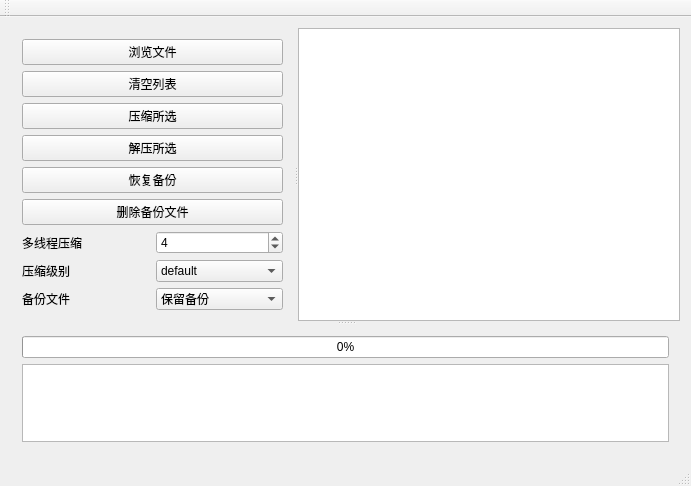
<?xml version="1.0" encoding="UTF-8"?>
<ui version="4.0">
 <class>MainWindow</class>
 <widget class="QMainWindow" name="MainWindow">
  <property name="geometry">
   <rect>
    <x>0</x>
    <y>0</y>
    <width>691</width>
    <height>486</height>
   </rect>
  </property>
  <property name="windowTitle">
   <string>MainWindow</string>
  </property>
  <widget class="QWidget" name="centralWidget">
   <layout class="QGridLayout" name="gridLayout">
    <item row="0" column="0">
     <widget class="QSplitter" name="splitter_2">
      <property name="orientation">
       <enum>Qt::Vertical</enum>
      </property>
      <widget class="QSplitter" name="splitter">
       <property name="orientation">
        <enum>Qt::Horizontal</enum>
       </property>
       <widget class="QWidget" name="layoutWidget">
        <layout class="QVBoxLayout" name="verticalLayout_2">
         <item>
          <widget class="QPushButton" name="btnBrowser">
           <property name="text">
            <string>浏览文件</string>
           </property>
          </widget>
         </item>
         <item>
          <widget class="QPushButton" name="btnClearLst">
           <property name="text">
            <string>清空列表</string>
           </property>
          </widget>
         </item>
         <item>
          <widget class="QPushButton" name="btnCpsSlt">
           <property name="text">
            <string>压缩所选</string>
           </property>
          </widget>
         </item>
         <item>
          <widget class="QPushButton" name="btnDecompress">
           <property name="text">
            <string>解压所选</string>
           </property>
          </widget>
         </item>
         <item>
          <widget class="QPushButton" name="btnRecover">
           <property name="text">
            <string>恢复备份</string>
           </property>
          </widget>
         </item>
         <item>
          <widget class="QPushButton" name="btnDeleteBackup">
           <property name="text">
            <string>删除备份文件</string>
           </property>
          </widget>
         </item>
         <item>
          <spacer name="verticalSpacer">
           <property name="orientation">
            <enum>Qt::Vertical</enum>
           </property>
           <property name="sizeHint" stdset="0">
            <size>
             <width>20</width>
             <height>40</height>
            </size>
           </property>
          </spacer>
         </item>
         <item>
          <layout class="QHBoxLayout" name="horizontalLayout_3">
           <item>
            <widget class="QLabel" name="label_3">
             <property name="text">
              <string>多线程压缩</string>
             </property>
            </widget>
           </item>
           <item>
            <widget class="QSpinBox" name="spbMultiThread">
             <property name="value">
              <number>4</number>
             </property>
            </widget>
           </item>
          </layout>
         </item>
         <item>
          <layout class="QHBoxLayout" name="horizontalLayout">
           <item>
            <widget class="QLabel" name="label">
             <property name="text">
              <string>压缩级别</string>
             </property>
            </widget>
           </item>
           <item>
            <widget class="QComboBox" name="cbbSpeed">
             <property name="currentText">
              <string>default</string>
             </property>
             <item>
              <property name="text">
               <string>default</string>
              </property>
             </item>
             <item>
              <property name="text">
               <string>1(速度最快)</string>
              </property>
             </item>
             <item>
              <property name="text">
               <string>2</string>
              </property>
             </item>
             <item>
              <property name="text">
               <string>3</string>
              </property>
             </item>
             <item>
              <property name="text">
               <string>4</string>
              </property>
             </item>
             <item>
              <property name="text">
               <string>5</string>
              </property>
             </item>
             <item>
              <property name="text">
               <string>6</string>
              </property>
             </item>
             <item>
              <property name="text">
               <string>7</string>
              </property>
             </item>
             <item>
              <property name="text">
               <string>8</string>
              </property>
             </item>
             <item>
              <property name="text">
               <string>9</string>
              </property>
             </item>
             <item>
              <property name="text">
               <string>bset(效率最高)</string>
              </property>
             </item>
            </widget>
           </item>
          </layout>
         </item>
         <item>
          <layout class="QHBoxLayout" name="horizontalLayout_2">
           <item>
            <widget class="QLabel" name="label_2">
             <property name="text">
              <string>备份文件</string>
             </property>
            </widget>
           </item>
           <item>
            <widget class="QComboBox" name="cbbBackup">
             <item>
              <property name="text">
               <string>保留备份</string>
              </property>
             </item>
             <item>
              <property name="text">
               <string>不保留备份文件</string>
              </property>
             </item>
            </widget>
           </item>
          </layout>
         </item>
        </layout>
       </widget>
       <widget class="QTreeView" name="lstFileList">
        <property name="contextMenuPolicy">
         <enum>Qt::CustomContextMenu</enum>
        </property>
        <property name="styleSheet">
         <string notr="true"/>
        </property>
        <property name="editTriggers">
         <set>QAbstractItemView::NoEditTriggers</set>
        </property>
        <property name="selectionMode">
         <enum>QAbstractItemView::ExtendedSelection</enum>
        </property>
        <property name="selectionBehavior">
         <enum>QAbstractItemView::SelectRows</enum>
        </property>
        <property name="iconSize">
         <size>
          <width>28</width>
          <height>28</height>
         </size>
        </property>
       </widget>
      </widget>
      <widget class="QWidget" name="">
       <layout class="QVBoxLayout" name="verticalLayout">
        <item>
         <widget class="QProgressBar" name="pgsGlobal">
          <property name="value">
           <number>0</number>
          </property>
          <property name="format">
           <string>%p%</string>
          </property>
         </widget>
        </item>
        <item>
         <widget class="QPlainTextEdit" name="txtLog">
          <property name="contextMenuPolicy">
           <enum>Qt::CustomContextMenu</enum>
          </property>
          <property name="undoRedoEnabled">
           <bool>false</bool>
          </property>
         </widget>
        </item>
       </layout>
      </widget>
     </widget>
    </item>
   </layout>
  </widget>
  <widget class="QMenuBar" name="menuBar">
   <property name="geometry">
    <rect>
     <x>0</x>
     <y>0</y>
     <width>691</width>
     <height>22</height>
    </rect>
   </property>
  </widget>
  <widget class="QToolBar" name="mainToolBar">
   <attribute name="toolBarArea">
    <enum>TopToolBarArea</enum>
   </attribute>
   <attribute name="toolBarBreak">
    <bool>false</bool>
   </attribute>
  </widget>
  <widget class="QStatusBar" name="statusBar"/>
  <action name="actionTest">
   <property name="text">
    <string>测试</string>
   </property>
  </action>
  <action name="actionDelete">
   <property name="text">
    <string>删除(非源文件)</string>
   </property>
   <property name="toolTip">
    <string>删除文件,保留源文件</string>
   </property>
  </action>
  <action name="actionDeleteFile">
   <property name="text">
    <string>删除(源文件)</string>
   </property>
   <property name="toolTip">
    <string>删除文件,并且删除源文件</string>
   </property>
  </action>
  <action name="actionClearTxt">
   <property name="text">
    <string>清空</string>
   </property>
   <property name="toolTip">
    <string>清空错误信息</string>
   </property>
  </action>
 </widget>
 <layoutdefault spacing="6" margin="11"/>
 <resources/>
 <connections/>
</ui>
